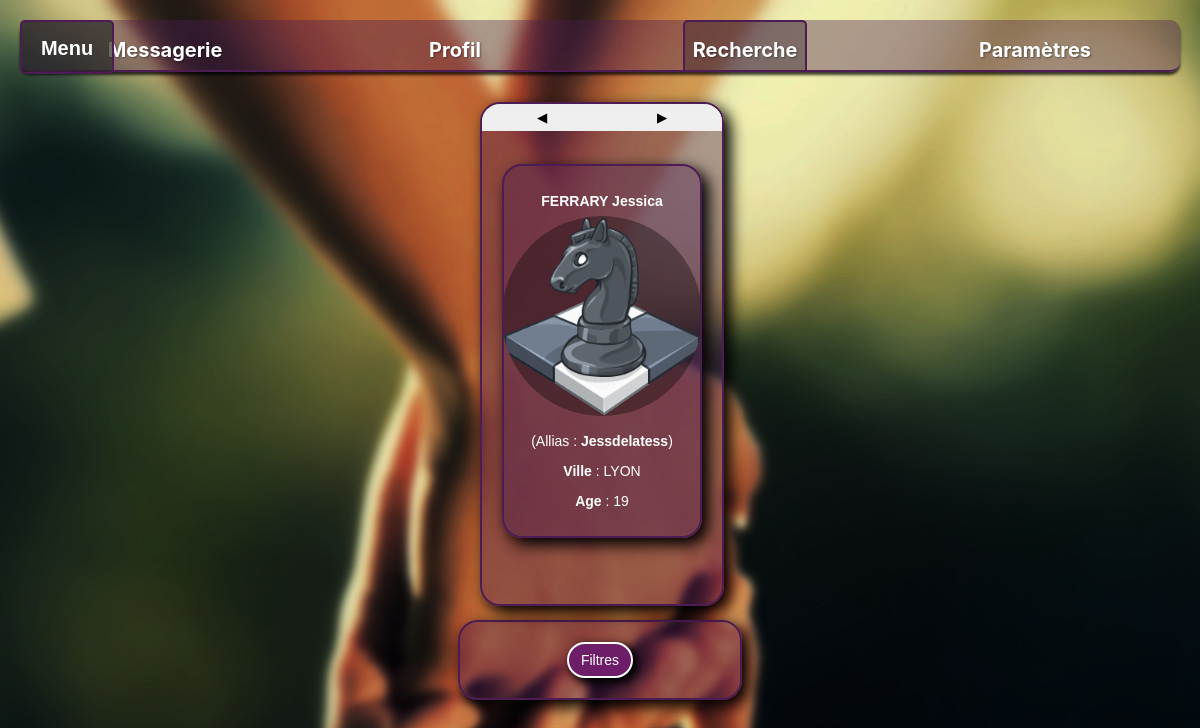
The app's page /home.php?active=c (signed in) with its own data.
### tables this page shows
CREATE TABLE `user` (
  `id_user` int(11) NOT NULL,
  `nick` varchar(255) NOT NULL,
  `lastname` varchar(255) NOT NULL,
  `firstname` varchar(255) NOT NULL,
  `email` varchar(255) NOT NULL,
  `gender` tinyint(1) NOT NULL,
  `search` tinyint(1) NOT NULL,
  `password` text NOT NULL,
  `town` varchar(255) NOT NULL,
  `birthdate` date NOT NULL,
  `imgurl` varchar(255) DEFAULT 'pika.gif'
);

### php/config.php (the view, shortened to what this page needs)
<?php
class Config {
    function carouselUsers ($nick, $town, $search, $age, $conn) {
        if ($search == 2) {
            $lf = "";
        }
        else {
            $lf = " AND gender = '$search'";
        }
        $gender = $_SESSION['profil']->gender;
        $stmt = $conn->prepare("SELECT * FROM user WHERE nick != ? AND town IN ($town) AND (search = ? OR search = 2)$age$lf");
        $stmt->bindParam(1, $nick);
        $stmt->bindParam(2, $gender);
        $stmt->execute();
        $rows = $stmt->fetchAll(PDO::FETCH_ASSOC);
        if (count($rows) > 0) {
            foreach ($rows as $a => $row) {
                $this->htmlInput($row);
            }
        }
        else {
            echo "<li><div class='box'><b>Désolé !<br/></b>Il n'y a aucun utilisateur dans votre ville.<br/>Utilisez les filtres pour modifier la ville de recherche.</div></li>";
        }
    }
    function htmlInput($row) {
        $age = $this->toAge($row['birthdate']);
        echo "
        <li><div class='box'>
        <h1 class='profil-title'><b>" . $row['firstname'] . " " . $row['lastname'] . "</b></h1>
        <a href='profil.php?active=c&nick=" . $row['nick'] . "' data-theme='dark'>
        <img class='profil-img' src='src/upload/" . $row['imgurl'] . "'>
        </a>
        <p class='profil-allias'>
        (Allias : <b>" . $row['nick'] . "</b>)
        </p>
        <div class='description'>
        <p><b>Ville</b> : " . $row['town'] . "
        <p><b>Age</b> : " . $age . "
        </div>
        </div></li>
        ";
    }
    function toAge($birthdayDate) {
        $dob = strtotime(str_replace("/","-",$birthdayDate));
        $tdate = time();
        $age = 0;
        while( $tdate > $dob = strtotime('+1 year', $dob))
        {
            ++$age;
        }
        return $age;
    }
}
?>

### css/modal.css (style rules this page uses)
a { outline: 0; }

### css/style.css (style rules this page uses)
body { padding-top: 20px; font-family: -apple-system, BlinkMacSystemFont, 'Segoe UI', Roboto, Oxygen, Ubuntu, Cantarell, 'Open Sans', 'Helvetica Neue', sans-serif }
.wallpaper { background-image: url(../src/wallpaper.jpg); background-repeat: no-repeat; background-position-x: center; }
.box { display: grid; justify-content: center; text-align: center; color: white; border: 2px solid #4e1c55; background-color: rgba(73, 28, 82, 0.4); border-radius: 20px; box-shadow: 6px 6px 15px 1px black; padding: 20px; margin-left: 20px; margin-right: 20px; line-height: 30px; overflow: hidden; margin-top: 10px; height: 100% }
.profil-img { width: 200px; height: 200px; border-radius: 50%; margin: auto; background-color: rgba(0, 0, 0, 0.342); }
.content li { margin: 0; padding: 0; padding-top: 20px; width: 100%; list-style: none; text-align: center; }
.tab-recherche .active li { position: absolute; top: 500px; opacity: 0; transform: scale(0); transition: 1s; }
.tab-recherche .active li.current { top: 30px; opacity: 1; transform: scale(1); transition: 1s; }

### records on screen
user: firstname "FERRARY", lastname "Jessica", imgurl (picture), nick "Jessdelatess", town "LYON", birthdate "19"
